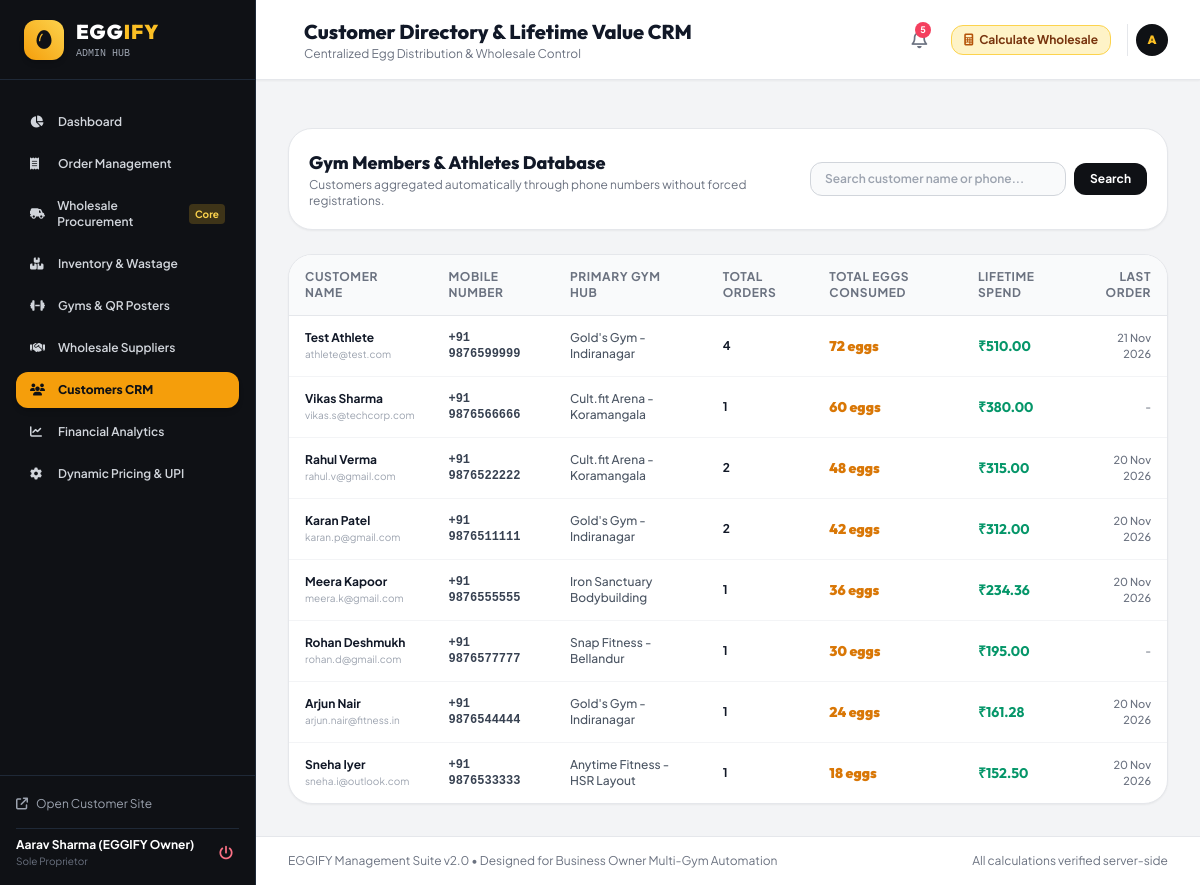
Screenshot of /admin/customers (signed in) with the database file from the repository.
### models.py (models this page shows, shortened)
class Customer(db.Model):
    __tablename__ = 'customers'
    id = db.Column(db.Integer, primary_key=True)
    name = db.Column(db.String(120), nullable=False)
    phone = db.Column(db.String(20), unique=True, nullable=False, index=True)
    email = db.Column(db.String(120), nullable=True)
    primary_gym_id = db.Column(db.Integer, db.ForeignKey('gyms.id'), nullable=True)
    total_orders = db.Column(db.Integer, default=0)
    total_eggs = db.Column(db.Integer, default=0)
    total_spent = db.Column(db.Float, default=0.0)
    last_order_date = db.Column(db.DateTime, nullable=True)
    created_at = db.Column(db.DateTime, default=utcnow)
    primary_gym = db.relationship('Gym', backref='customers')
    orders = db.relationship('Order', backref='customer', lazy='dynamic')

class Gym(db.Model):
    __tablename__ = 'gyms'
    id = db.Column(db.Integer, primary_key=True)
    gym_code = db.Column(db.String(32), unique=True, nullable=False, index=True) # e.g. GYM001, GOLDS-BLR
    name = db.Column(db.String(150), nullable=False)
    address = db.Column(db.String(255), nullable=False)
    city = db.Column(db.String(100), default='Bangalore')
    contact_person = db.Column(db.String(120), nullable=True)
    phone = db.Column(db.String(20), nullable=True)
    is_active = db.Column(db.Boolean, default=True)
    qr_filename = db.Column(db.String(255), nullable=True)
    notes = db.Column(db.Text, nullable=True)
    created_at = db.Column(db.DateTime, default=utcnow)
    orders = db.relationship('Order', backref='gym', lazy='dynamic')

### routes/admin.py (the view)
@admin_bp.route('/customers')
@admin_required
def customers():
    search = request.args.get('search', '').strip()
    query = Customer.query
    if search:
        query = query.filter(
            (Customer.name.ilike(f"%{search}%")) |
            (Customer.phone.ilike(f"%{search}%"))
        )
    customers_list = query.order_by(Customer.total_spent.desc()).all()
    return render_template('admin/customers.html', customers=customers_list, search=search)

### routes/admin.py (called while the page is built)
def admin_required(f):
    @wraps(f)
    def decorated_function(*args, **kwargs):
        if not session.get('admin_id'):
            flash("Please log in to access the admin dashboard.", "warning")
            return redirect(url_for('admin.login', next=request.url))
        return f(*args, **kwargs)
    return decorated_function

### templates/admin/customers.html
{% extends 'admin/layout.html' %}
{% block page_title %}Customer Directory & Lifetime Value CRM{% endblock %}
{% block content %}
<div class="space-y-6">
    <div class="bg-white p-5 rounded-3xl border border-gray-200 shadow-sm flex flex-col sm:flex-row items-center justify-between gap-4">
        <div>
            <h2 class="text-lg font-extrabold font-outfit text-gray-900">Gym Members & Athletes Database</h2>
            <p class="text-xs text-gray-500">Customers aggregated automatically through phone numbers without forced registrations.</p>
        </div>
        <form method="GET" action="{{ url_for('admin.customers') }}" class="w-full sm:w-auto flex items-center space-x-2">
            <input type="text" name="search" value="{{ search }}" placeholder="Search customer name or phone..." class="w-full sm:w-64 bg-gray-50 border border-gray-300 rounded-xl px-3.5 py-2 text-xs font-semibold focus:ring-2 focus:ring-amber-500 focus:outline-none">
            <button type="submit" class="px-4 py-2 bg-egg-dark text-white rounded-xl text-xs font-bold hover:bg-gray-800 transition">
                Search
            </button>
        </form>
    </div>
    <div class="bg-white rounded-3xl border border-gray-200 shadow-sm overflow-hidden">
        <div class="overflow-x-auto">
            <table class="w-full text-left text-xs">
                <thead class="bg-gray-50 text-gray-500 font-bold uppercase tracking-wider border-b border-gray-200">
                    <tr>
                        <th class="py-3.5 px-4">Customer Name</th>
                        <th class="py-3.5 px-4">Mobile Number</th>
                        <th class="py-3.5 px-4">Primary Gym Hub</th>
                        <th class="py-3.5 px-4">Total Orders</th>
                        <th class="py-3.5 px-4">Total Eggs Consumed</th>
                        <th class="py-3.5 px-4">Lifetime Spend</th>
                        <th class="py-3.5 px-4 text-right">Last Order</th>
                    </tr>
                </thead>
                <tbody class="divide-y divide-gray-100 font-medium">
                    {% for c in customers %}
                    <tr class="hover:bg-gray-50 transition">
                        <td class="py-3.5 px-4 font-bold text-gray-900">
                            {{ c.name }}
                            {% if c.email %}
                            <span class="text-[10px] text-gray-400 block font-normal">{{ c.email }}</span>
                            {% endif %}
                        </td>
                        <td class="py-3.5 px-4 font-mono font-semibold text-gray-700">+91 {{ c.phone }}</td>
                        <td class="py-3.5 px-4 text-gray-600">{{ c.primary_gym.name if c.primary_gym else 'Multiple Gyms' }}</td>
                        <td class="py-3.5 px-4 font-bold text-gray-900">{{ c.total_orders or 0 }}</td>
                        <td class="py-3.5 px-4 font-black text-amber-600 font-outfit text-sm">{{ c.total_eggs or 0 }} eggs</td>
                        <td class="py-3.5 px-4 font-bold text-emerald-600 font-outfit text-sm">₹{{ "%.2f"|format(c.total_spent or 0.0) }}</td>
                        <td class="py-3.5 px-4 text-right text-gray-500 text-[11px]">
                            {{ c.last_order_date.strftime('%d %b %Y') if c.last_order_date else '-' }}
                        </td>
                    </tr>
                    {% else %}
                    <tr>
                        <td colspan="7" class="py-8 text-center text-gray-400">No customers found.</td>
                    </tr>
                    {% endfor %}
                </tbody>
            </table>
        </div>
    </div>
</div>
{% endblock %}

### static/css/custom.css (style rules this page uses)
:root { --egg-gold: #F59E0B; --egg-yellow: #FBBF24; --egg-dark: #0F1115; --egg-dark-card: #181B24; --egg-cream: #FFFDF7; }
body { font-family: 'Plus Jakarta Sans', -apple-system, BlinkMacSystemFont, "Segoe UI", Roboto, sans-serif; -webkit-font-smoothing: antialiased; }
.font-outfit { font-family: 'Outfit', sans-serif; }

### rows the page displays
Customer: name "Test Athlete", email "athlete@test.com", phone "9876599999", primary_gym "Gold's Gym - Indiranagar", total_orders "4", total_eggs "72", total_spent "510.00", last_order_date "21 Nov 2026"
Customer: name "Vikas Sharma", email "vikas.s@techcorp.com", phone "9876566666", primary_gym "Cult.fit Arena - Koramangala", total_orders "1", total_eggs "60", total_spent "380.00", last_order_date "-"
Customer: name "Rahul Verma", email "rahul.v@gmail.com", phone "9876522222", primary_gym "Cult.fit Arena - Koramangala", total_orders "2", total_eggs "48", total_spent "315.00", last_order_date "20 Nov 2026"
Customer: name "Karan Patel", email "karan.p@gmail.com", phone "9876511111", primary_gym "Gold's Gym - Indiranagar", total_orders "2", total_eggs "42", total_spent "312.00", last_order_date "20 Nov 2026"
Customer: name "Meera Kapoor", email "meera.k@gmail.com", phone "9876555555", primary_gym "Iron Sanctuary Bodybuilding", total_orders "1", total_eggs "36", total_spent "234.36", last_order_date "20 Nov 2026"
Customer: name "Rohan Deshmukh", email "rohan.d@gmail.com", phone "9876577777", primary_gym "Snap Fitness - Bellandur", total_orders "1", total_eggs "30", total_spent "195.00", last_order_date "-"
Customer: name "Arjun Nair", email "arjun.nair@fitness.in", phone "9876544444", primary_gym "Gold's Gym - Indiranagar", total_orders "1", total_eggs "24", total_spent "161.28", last_order_date "20 Nov 2026"
Customer: name "Sneha Iyer", email "sneha.i@outlook.com", phone "9876533333", primary_gym "Anytime Fitness - HSR Layout", total_orders "1", total_eggs "18", total_spent "152.50", last_order_date "20 Nov 2026"

### other values shown
{{ session.get('admin_name', 'Business Owner') }} "Aarav Sharma (EGGIFY Owner)"
{{ unread_notifications_count }} "5"
{{ session.get('admin_name', 'A')[0] }} "A"
